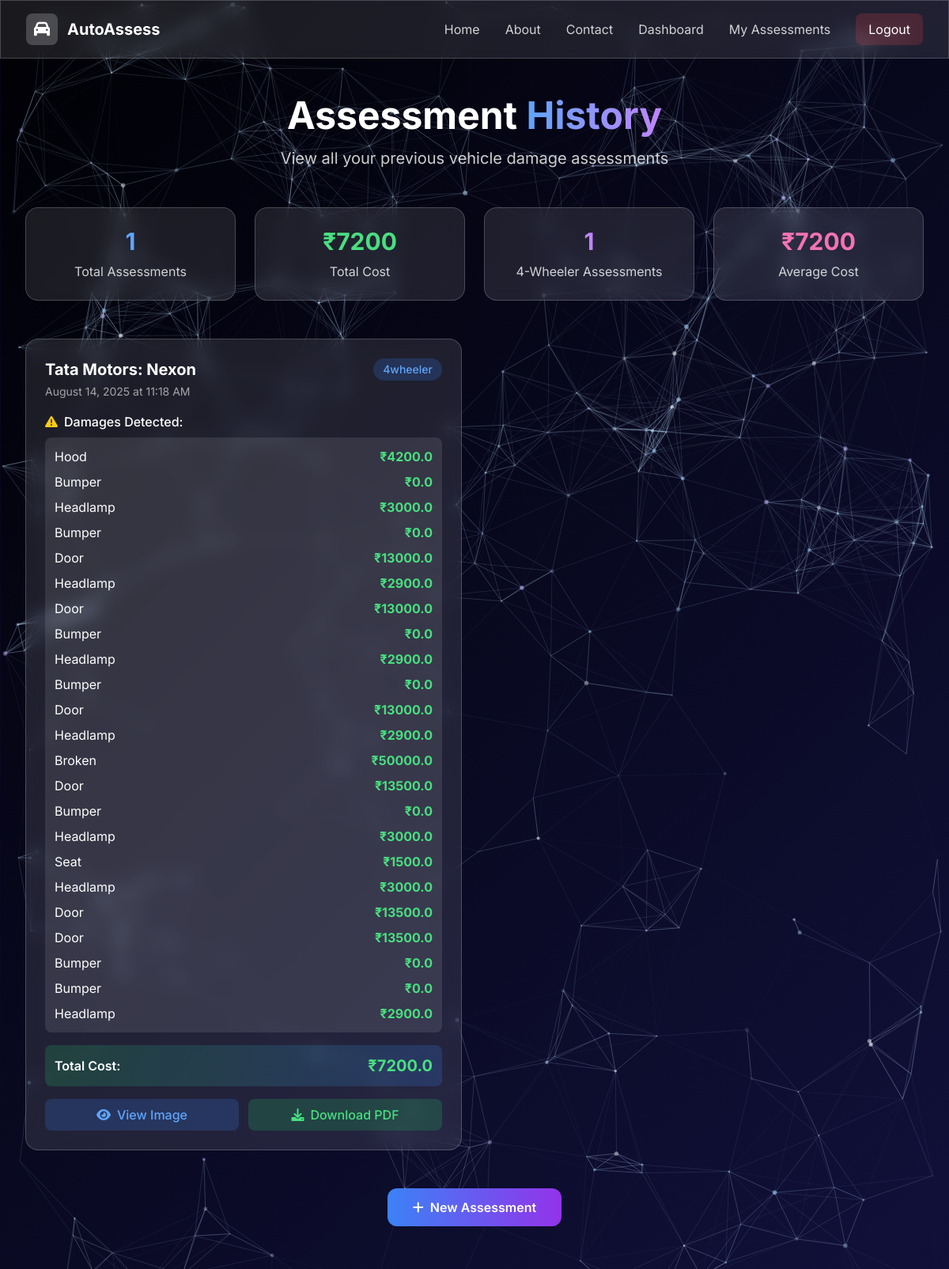
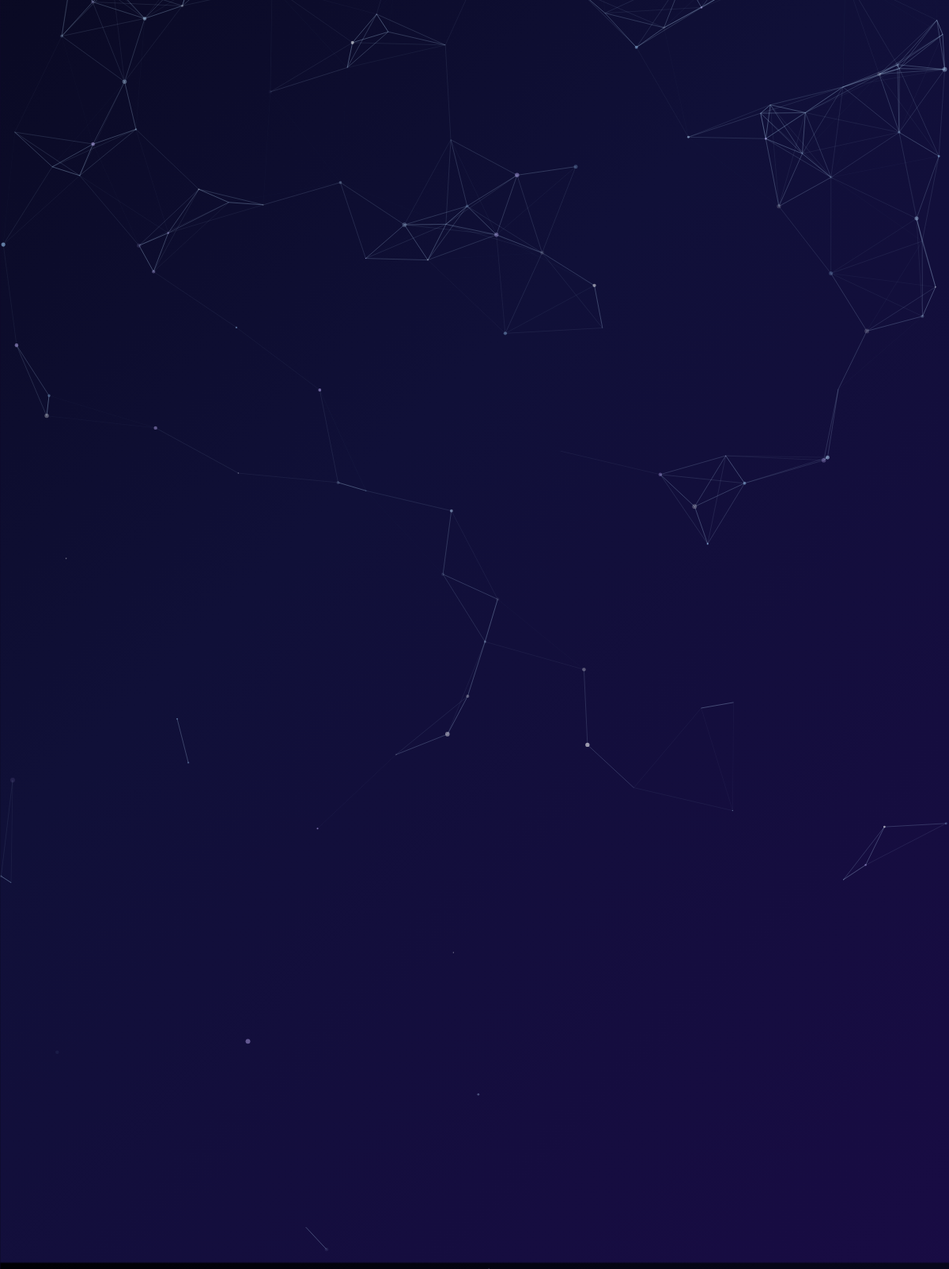
Screenshot of /assessment (signed in) with the database file from the repository (2 pictures, top to bottom).
### app.py (models this page shows)
class VehicleDamage(db.Model):
    id = db.Column(db.Integer, primary_key=True)
    vehicle_type = db.Column(db.String(100), nullable=False)
    vehicle_brand = db.Column(db.String(100), nullable=False)
    detected_damage = db.Column(db.String(100), nullable=False)
    cost = db.Column(db.Float, nullable=False)
    total_cost = db.Column(db.Float, nullable=False)
    image_path = db.Column(db.String(200), nullable=False)
    created_at = db.Column(db.DateTime, default=datetime.utcnow)
    user_id = db.Column(db.Integer, db.ForeignKey('user.id'), nullable=False)

### app.py (the view)
@app.route('/assessment')
@login_required
def assessment():
    all_damages = VehicleDamage.query.filter_by(user_id=current_user.id).order_by(VehicleDamage.created_at.desc()).all()
    grouped_assessments = {}
    for damage in all_damages:
        key = damage.image_path
        if key not in grouped_assessments:
            grouped_assessments[key] = {
                'vehicle_brand': damage.vehicle_brand,
                'vehicle_type': damage.vehicle_type,
                'total_cost': damage.total_cost,
                'image_path': damage.image_path,
                'created_at': damage.created_at,
                'damages': []
            }
        grouped_assessments[key]['damages'].append({
            'detected_damage': damage.detected_damage,
            'cost': damage.cost
        })
    return render_template('assessment.html', results=list(grouped_assessments.values()))

### app.py (called while the page is built)
@login_manager.user_loader
def load_user(user_id):
    return User.query.get(int(user_id))

@app.context_processor
def inject_env():
    return {
        'GMAP_API_URL': os.environ.get('GMAP_API_KEY')
    }

@app.context_processor
def inject_user(): return dict(current_user=current_user)

### templates/assessment.html (shortened to what this page needs)
{% extends "base.html" %}
{% block content %}
<section class="min-h-screen px-4 sm:px-6 lg:px-8 py-12">
    <div class="max-w-7xl mx-auto">
        <div class="text-center mb-12 slide-in">
            <h1 class="text-4xl lg:text-5xl font-bold text-white mb-4">
                Assessment <span class="bg-gradient-to-r from-blue-400 to-purple-400 bg-clip-text text-transparent">History</span>
            </h1>
            <p class="text-xl text-white/80">
                View all your previous vehicle damage assessments
            </p>
        </div>
        {% if results %}
            <div class="grid grid-cols-1 md:grid-cols-4 gap-6 mb-12">
                <div class="glass-effect rounded-2xl p-6 text-center slide-in">
                    <div class="text-3xl font-bold text-blue-400 mb-2">{{ results|length }}</div>
                    <div class="text-white/80">Total Assessments</div>
                </div>
                <div class="glass-effect rounded-2xl p-6 text-center slide-in" style="animation-delay: 0.1s;">
                    <div class="text-3xl font-bold text-green-400 mb-2">₹{{ "%.0f"|format(results|sum(attribute='total_cost')) }}</div>
                    <div class="text-white/80">Total Cost</div>
                </div>
                <div class="glass-effect rounded-2xl p-6 text-center slide-in" style="animation-delay: 0.2s;">
                    <div class="text-3xl font-bold text-purple-400 mb-2">{{ results|selectattr('vehicle_type', 'equalto', '4wheeler')|list|length }}</div>
                    <div class="text-white/80">4-Wheeler Assessments</div>
                </div>
                <div class="glass-effect rounded-2xl p-6 text-center slide-in" style="animation-delay: 0.3s;">
                    <div class="text-3xl font-bold text-pink-400 mb-2">₹{{ "%.0f"|format(results|sum(attribute='total_cost') / results|length) if results|length > 0 else 0 }}</div>
                    <div class="text-white/80">Average Cost</div>
                </div>
            </div>
            <div class="grid grid-cols-1 lg:grid-cols-2 gap-8">
                {% for result in results %}
                    <div class="glass-effect rounded-2xl p-6 hover-glow slide-in" style="animation-delay: {{ loop.index0 * 0.1 }}s;">
                        <div class="flex items-start justify-between mb-4">
                            <div>
                                <h3 class="text-xl font-bold text-white mb-1">{{ result.vehicle_brand }}</h3>
                                <p class="text-white/60 text-sm">{{ result.created_at.strftime('%B %d, %Y at %I:%M %p') }}</p>
                            </div>
                            <div class="flex items-center space-x-2">
                                <span class="px-3 py-1 bg-blue-500/20 text-blue-400 rounded-full text-sm font-medium">
                                    {{ result.vehicle_type|title }}
                                </span>
                            </div>
                        </div>
                        <div class="mb-4">
                            <div class="flex items-center space-x-2 mb-2">
                                <i class="fas fa-exclamation-triangle text-yellow-400"></i>
                                <span class="text-white font-medium">Damages Detected:</span>
                            </div>
                            <div class="bg-white/10 rounded-lg p-3 space-y-2">
                                {% for damage in result.damages %}
                                <div class="flex justify-between items-center">
                                    <span class="text-white capitalize">{{ damage.detected_damage }}</span>
                                    <span class="text-green-400 font-bold">₹{{ damage.cost }}</span>
                                </div>
                                {% endfor %}
                            </div>
                            </div>
                        <div class="bg-gradient-to-r from-green-500/20 to-blue-500/20 rounded-lg p-3 mb-4">
                            <div class="flex justify-between items-center">
                                <span class="text-white font-semibold">Total Cost:</span>
                                <span class="text-xl font-bold text-green-400">₹{{ result.total_cost }}</span>
                            </div>
                        </div>
                        <div class="flex space-x-3">
                            <button onclick="viewImage('{{ url_for('static', filename=result.image_path) }}')"
                                    class="flex-1 bg-blue-500/20 hover:bg-blue-500/30 text-blue-400 py-2 px-4 rounded-lg font-medium transition-all duration-300 inline-flex items-center justify-center">
                                <i class="fas fa-eye mr-2"></i>
                                View Image
                            </button>
                            <button class="flex-1 bg-green-500/20 hover:bg-green-500/30 text-green-400 py-2 px-4 rounded-lg font-medium transition-all duration-300 inline-flex items-center justify-center">
                                <i class="fas fa-download mr-2"></i>
                                Download PDF
                            </button>
                        </div>
                    </div>
                {% endfor %}
            </div>
            <div class="text-center mt-12">
                <a href="{{ url_for('upload') }}"
                   class="bg-gradient-to-r from-blue-500 to-purple-600 hover:from-blue-600 hover:to-purple-700 text-white px-8 py-3 rounded-xl font-semibold transition-all duration-300 inline-flex items-center">
                    <i class="fas fa-plus mr-2"></i>
                    New Assessment
                </a>
            </div>
        {% endif %}
    </div>
</section>
{% endblock %}

### templates/base.html (style rules this page uses)
body { font-family: 'Inter', sans-serif; }
.galaxy-bg { background: linear-gradient(135deg, #000004, #101038, #1d094a, #04020c); background-size: 400% 400%; animation: moveGradient 10s ease infinite alternate; position: relative; min-height: 100vh; }
.glass-effect { background: rgba(255, 255, 255, 0.1); backdrop-filter: blur(10px); border: 1px solid rgba(255, 255, 255, 0.2); position: relative; z-index: 10; }
.slide-in { animation: slideIn 0.6s ease-out; }

### rows the page displays
VehicleDamage: vehicle_brand "Tata Motors: Nexon", created_at "August 14, 2025 at 11:18 AM", vehicle_type "4wheeler", detected_damage "Hood", cost "4200.0", total_cost "7200.0"
VehicleDamage: detected_damage "Bumper", cost "0.0"
VehicleDamage: detected_damage "Headlamp", cost "3000.0"
VehicleDamage: detected_damage "Bumper", cost "0.0"
VehicleDamage: detected_damage "Door", cost "13000.0"
VehicleDamage: detected_damage "Headlamp", cost "2900.0"
VehicleDamage: detected_damage "Door", cost "13000.0"
VehicleDamage: detected_damage "Bumper", cost "0.0"
VehicleDamage: detected_damage "Headlamp", cost "2900.0"
VehicleDamage: detected_damage "Bumper", cost "0.0"
VehicleDamage: detected_damage "Door", cost "13000.0"
VehicleDamage: detected_damage "Headlamp", cost "2900.0"
VehicleDamage: detected_damage "Broken", cost "50000.0"
VehicleDamage: detected_damage "Door", cost "13500.0"
VehicleDamage: detected_damage "Bumper", cost "0.0"
VehicleDamage: detected_damage "Headlamp", cost "3000.0"
VehicleDamage: detected_damage "Seat", cost "1500.0"
VehicleDamage: detected_damage "Headlamp", cost "3000.0"
VehicleDamage: detected_damage "Door", cost "13500.0"
VehicleDamage: detected_damage "Door", cost "13500.0"
VehicleDamage: detected_damage "Bumper", cost "0.0"
VehicleDamage: detected_damage "Bumper", cost "0.0"
VehicleDamage: detected_damage "Headlamp", cost "2900.0"

### other values shown
{{ results|length }} "1"
{{ "%.0f"|format(results|sum(attribute='total_cost')) }} "7200"
{{ results|selectattr('vehicle_type', 'equalto', '4wheeler')|list|length }} "1"
